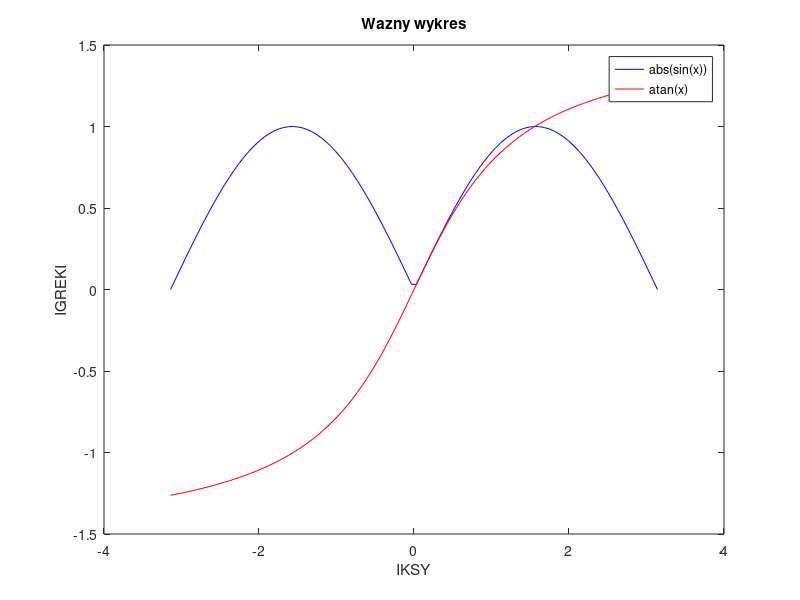

Reproduce this figure in MATLAB.
x = linspace(-pi, pi, 100);
y1 = abs(sin(x));
y2 = atan(x);

figure;
plot(x, y1, 'b', 'DisplayName', 'abs(sin(x))');
hold on;
plot(x, y2, 'r', 'DisplayName', 'atan(x)');

xlabel('IKSY');
ylabel('IGREKI');
title('Wazny wykres');
legend show;
hold off;
